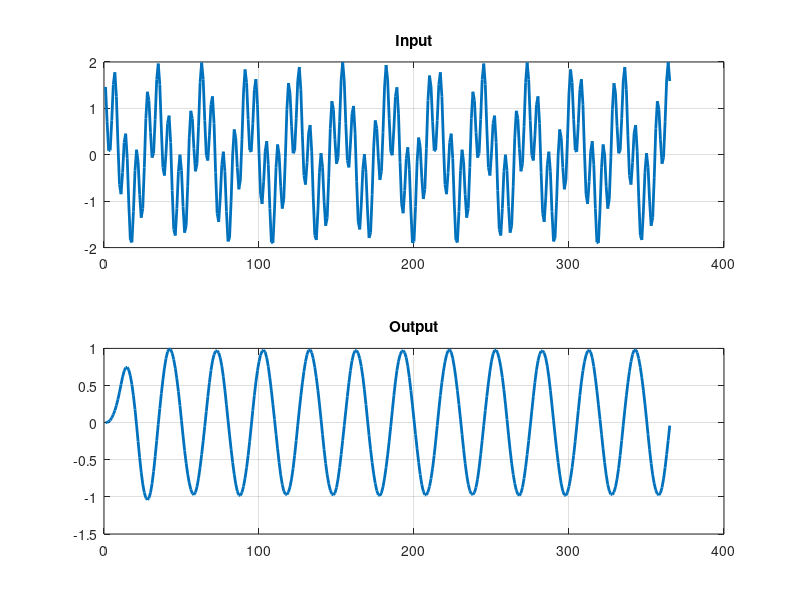

Write the MATLAB code that produced this figure. (Note: this script raises an error after producing the figure.)
clc;
close all;
clear;

Fs = 1;
n = 1:365;

x = cos(2*pi*(1/7)*n)+cos(2*pi*(1/30)*n-pi/4);



%% IIR 
ord = 4;
[bq,aq] = cheby1(ord,0.2,0.1);

%% Filter
yiir_2 = filter(bq,aq,x);

%% 
b = fliplr(bq); %invertimos los coeficientes
a = fliplr(aq); %invertimos los coeficientes
a(end) = [];    %Se elimina el ultimo coeficiente ya que no se utiliza a0;


pad = zeros (ord,1);
yp = [pad; x(:)];  %Salida alargada con ceros
up = [pad; x(:)];  %Entrada alargada con ceros
for i = 1:length(x)
    Mac1(i)=sum(b(:).*up(i:i+ord));
    Mac2(i)=sum(a(:).*yp(i:i+ord-1));
    yp(i+ord) = Mac1(i)-Mac2(i);
end

y = yp(ord+1:end); % Naive implementation


%% Plot
figure;
subplot(2,1,1)
plot(n,x,'LineWidth',2)
title('Input')
grid

subplot(2,1,2)
plot(n,y,'LineWidth',2)
title('Output')
grid

% subplot(3,1,3)
% plot(n,y)
% xlabel('Muestras')
% grid


%fvtool(Hd2)
%% Save data
%Conver data a Binary Q4.18
decimal_bits=18;

x_bin =zeros(length(x),22);
fileID = fopen('Input_bin.mem','w+');
for i=1:length(x)
if (x(i)>=0)
    b=round(x(i)*2^decimal_bits);
else
    b=round((2^4+x(i))*2^decimal_bits);
end

g=dec2bin(b);
binStr=zeros(1,22);
if length(g)<22
    binStr(1,23-length(g):end) = str2double(regexp(g,'\d','match'));
else
    binStr(1,:) =str2double(regexp(g,'\d','match'));
end
A=num2str(binStr(1,:));
A= A(~isspace(A));
fprintf(fileID,'%c',A);
fprintf(fileID,'\n');
end



fclose(fileID);


%% Read C Data
fileID = fopen('Output.bin');
C_answer = fread(fileID,'float');
C_answer = C_answer';
fclose(fileID);
%%

